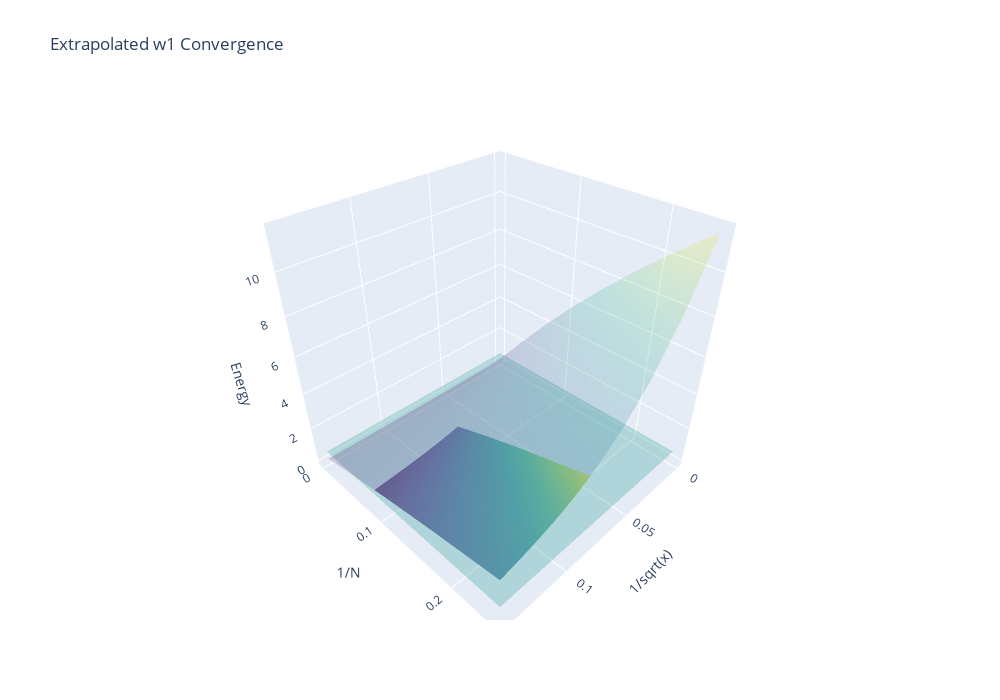

This figure's notebook cell:
### Code cell
fig = go.Figure(data=[go.Surface(x=fx(x_val), y=fy(qubits), z=f1, opacity=0.7, showscale=False, colorscale='Viridis'), 
                      go.Surface(x=extrap_x_f1, y=extrap_y_f1, z=np.full([len(extrap_x_f1), len(extrap_y_f1.T)], 1/np.sqrt(np.pi)), opacity=0.3, showscale=False, colorscale='Viridis'),
                      go.Surface(x=extrap_x_f1, y=extrap_y_f1, z=extrap_M_, opacity=0.2, showscale=False, colorscale='Viridis')])

fig.update_layout(title='Extrapolated w1 Convergence',
                   autosize=False,
                  width=1000, height=700,
                 scene = dict(
                    xaxis_title='1/sqrt(x)',
                    yaxis_title='1/N',
                    zaxis_title='Energy'))
fig.show()
print(f"{extrap_M_[0,0]} - Extrapolated Convergence")
print(f"{1/np.sqrt(np.pi)} - Actual Convergence")
